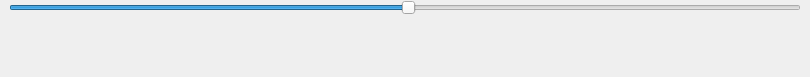
<?xml version="1.0" encoding="UTF-8"?>
<ui version="4.0">
 <class>ArousalWidget</class>
 <widget class="QWidget" name="ArousalWidget">
  <property name="geometry">
   <rect>
    <x>0</x>
    <y>0</y>
    <width>810</width>
    <height>77</height>
   </rect>
  </property>
  <property name="windowTitle">
   <string>Form</string>
  </property>
  <layout class="QHBoxLayout" name="horizontalLayout">
   <property name="spacing">
    <number>2</number>
   </property>
   <property name="leftMargin">
    <number>0</number>
   </property>
   <property name="topMargin">
    <number>0</number>
   </property>
   <property name="rightMargin">
    <number>0</number>
   </property>
   <property name="bottomMargin">
    <number>0</number>
   </property>
   <item>
    <widget class="QLabel" name="label">
     <property name="text">
      <string/>
     </property>
     <property name="pixmap">
      <pixmap resource="pics.qrc">:/pics/AS_sleepy.png</pixmap>
     </property>
    </widget>
   </item>
   <item>
    <widget class="QWidget" name="widget" native="true">
     <layout class="QVBoxLayout" name="verticalLayout">
      <property name="spacing">
       <number>0</number>
      </property>
      <property name="leftMargin">
       <number>0</number>
      </property>
      <property name="topMargin">
       <number>0</number>
      </property>
      <property name="rightMargin">
       <number>0</number>
      </property>
      <property name="bottomMargin">
       <number>0</number>
      </property>
      <item>
       <widget class="QSlider" name="arousal">
        <property name="value">
         <number>50</number>
        </property>
        <property name="orientation">
         <enum>Qt::Horizontal</enum>
        </property>
       </widget>
      </item>
      <item>
       <widget class="QLabel" name="label_3">
        <property name="text">
         <string/>
        </property>
        <property name="pixmap">
         <pixmap resource="pics.qrc">:/pics/AS_intensity_cue.png</pixmap>
        </property>
       </widget>
      </item>
     </layout>
    </widget>
   </item>
   <item>
    <widget class="QLabel" name="label_2">
     <property name="text">
      <string/>
     </property>
     <property name="pixmap">
      <pixmap resource="pics.qrc">:/pics/AS_wideawake.png</pixmap>
     </property>
    </widget>
   </item>
  </layout>
 </widget>
 <resources>
  <include location="pics.qrc"/>
 </resources>
 <connections/>
</ui>
